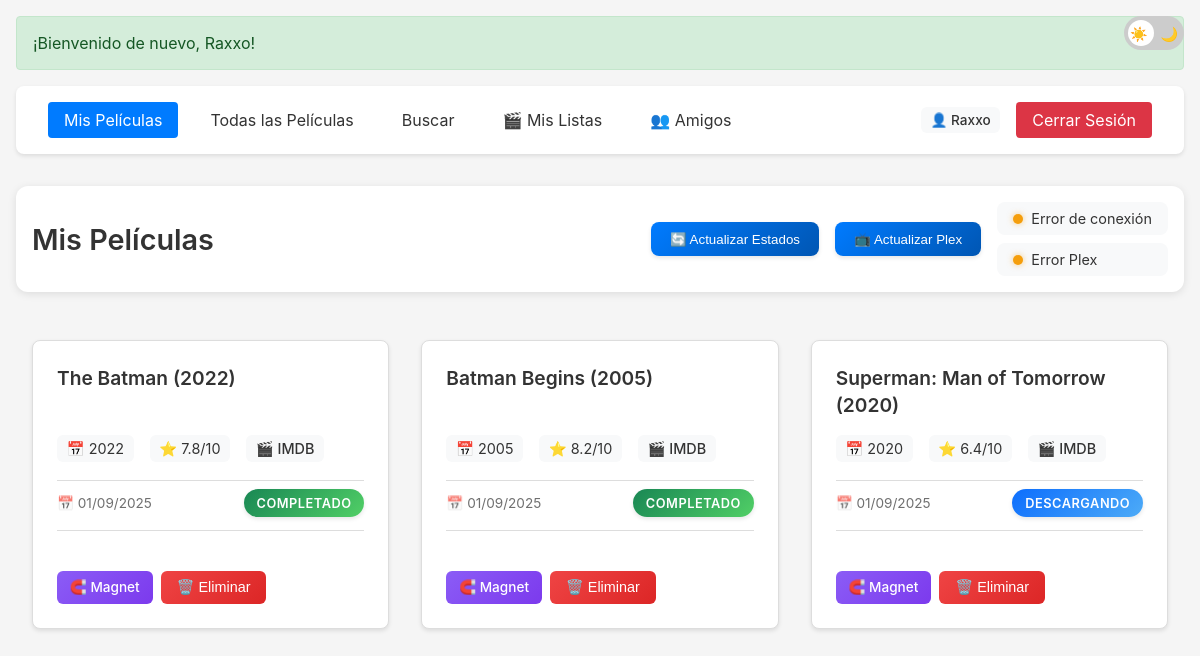
Page / (signed in) on the earlier database version.
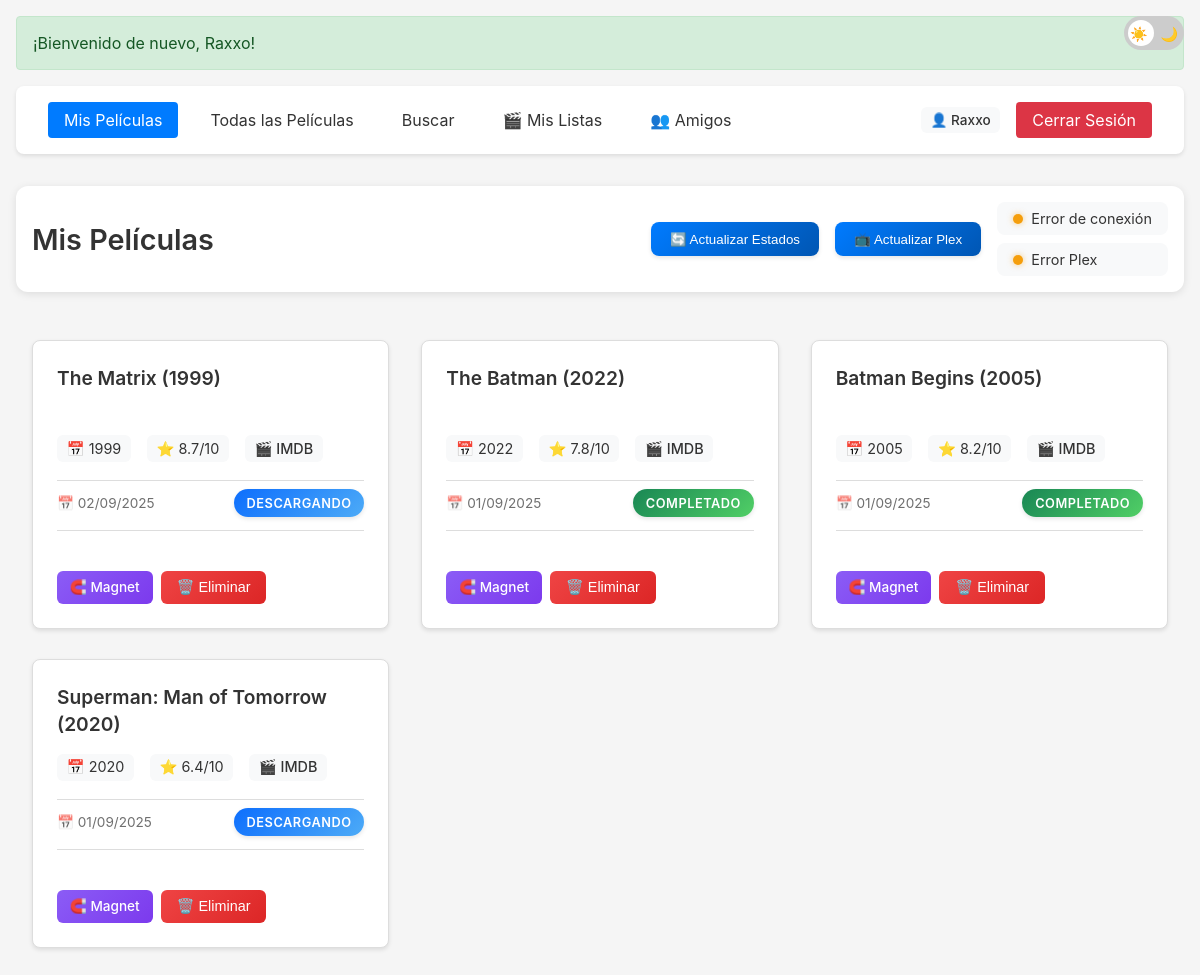
Same page on the later database version.
### models/user_model.py (models this page shows)
        class Download(db.Model):
            __tablename__ = 'download'
            id = db.Column(db.Integer, primary_key=True)
            movie_id = db.Column(db.String(120), nullable=False)
            movie_title = db.Column(db.String(200), nullable=False)
            year = db.Column(db.String(4))
            rating = db.Column(db.String(10))
            magnet = db.Column(db.Text, nullable=False)
            imdb_code = db.Column(db.String(20))
            download_date = db.Column(db.DateTime, default=datetime.utcnow)
            status = db.Column(db.String(20), default='pendiente')
            user_id = db.Column(db.Integer, db.ForeignKey('user.id'), nullable=False)

### app.py (the view)
@app.route('/')
@login_required
def index():
    if not session.get('welcomed'):
        flash(f'¡Bienvenido de nuevo, {current_user.username}!', 'success')
        session['welcomed'] = True
    user_downloads = Download.query.filter_by(user_id=current_user.id).order_by(Download.download_date.desc()).all()
    return render_template('index.html', movies=user_downloads, is_all_movies=False)

### app.py (called while the page is built)
@login_manager.user_loader
def load_user(user_id):
    return UserModel.query.get(int(user_id))

### templates/index.html (shortened to what this page needs)
{% extends "base.html" %}
{% block content %}
<div class="page-header">
    <h1 class="page-title">Mis Películas</h1>
    <div class="page-actions">
        <button id="checkStatusBtn" class="status-btn">
            🔄 Actualizar Estados
        </button>
        <button id="refreshPlexBtn" class="status-btn plex-btn">
            📺 Actualizar Plex
        </button>
        <div class="status-indicators">
            <span id="transmissionStatus" class="transmission-status">
                <span class="status-indicator" id="statusIndicator"></span>
                <span id="statusText">Verificando conexión...</span>
            </span>
            <span id="plexStatus" class="transmission-status">
                <span class="status-indicator" id="plexIndicator"></span>
                <span id="plexText">Verificando Plex...</span>
            </span>
        </div>
    </div>
</div>
<div class="movies-grid">
    {% for movie in movies %}
    <div class="movie-card">
        <div class="movie-info">
            <h3 class="movie-title">{{ movie.movie_title }}</h3>
            <div class="movie-details">
                {% if movie.year %}
                <span>📅 {{ movie.year }}</span>
                {% endif %}
                {% if movie.rating %}
                <span>⭐ {{ movie.rating }}/10</span>
                {% endif %}
                {% if movie.imdb_code %}
                <a href="https://www.imdb.com/title/{{ movie.imdb_code }}" target="_blank" class="imdb-link">
                    🎬 IMDB
                </a>
                {% endif %}
            </div>
            <div class="movie-meta">
                <span class="date-info">📅 {{ movie.download_date.strftime('%d/%m/%Y') }}</span>
                <span class="status-badge {{ movie.status }}">{{ movie.status }}</span>
            </div>
            <div class="movie-actions">
                <div class="movie-links">
                    <a href="{{ movie.magnet }}" class="link-btn magnet-btn" title="Magnet Link">
                        🧲 Magnet
                    </a>
                    <button class="action-btn delete-btn" onclick="deleteMovie({{ movie.id }})">
                        🗑️ Eliminar
                    </button>
                </div>
            </div>
        </div>
    </div>
    {% else %}
    <div class="empty-state">
        <p class="no-results">No hay películas en tu lista</p>
        <a href="/search" class="empty-action-btn">🔍 Buscar Películas</a>
    </div>
    {% endfor %}
</div>
{% endblock %}

### templates/base.html (shortened to what this page needs)
<!DOCTYPE html>
<html>
<head>
    <link rel="stylesheet" href="{{ url_for('static', filename='css/style.css') }}">
    <link rel="stylesheet" href="{{ url_for('static', filename='css/main.css') }}">
    <link rel="stylesheet" href="{{ url_for('static', filename='css/search.css') }}">
</head>
<body>
    <div class="theme-switch-wrapper">
        <label class="theme-switch" for="checkbox">
            <div class="slider round">
                <span class="slider-icon sun">☀️</span>
                <span class="slider-icon moon">🌙</span>
            </div>
        </label>
    </div>
    <div class="container">
        {% with messages = get_flashed_messages(with_categories=true) %}
            {% if messages %}
                {% for category, message in messages %}
                    <div class="flash-message {{ category }}">{{ message }}</div>
                {% endfor %}
            {% endif %}
        {% endwith %}
        <nav class="navbar">
            <div class="nav-left">
                <a href="/" class="nav-link {% if request.endpoint == 'index' %}active{% endif %}">Mis Películas</a>
                <a href="/all" class="nav-link {% if request.endpoint == 'all_movies' %}active{% endif %}">Todas las Películas</a>
                <a href="/search" class="nav-link {% if request.endpoint == 'search' %}active{% endif %}">Buscar</a>
                {% if current_user.is_authenticated %}
                <a href="/listas" class="nav-link {% if request.endpoint == 'movie_lists' or request.endpoint == 'view_movie_list' or request.endpoint == 'new_movie_list' %}active{% endif %}">🎬 Mis Listas</a>
                <a href="/amigos" class="nav-link {% if request.endpoint == 'friends' or request.endpoint == 'friend_downloads' or request.endpoint == 'friend_lists' %}active{% endif %}">👥 Amigos</a>
                {% endif %}
            </div>
            <div class="nav-right">
                {% if current_user.is_authenticated %}
                    <span class="user-info">👤 {{ current_user.username }}</span>
                    <a href="{{ url_for('logout') }}" class="nav-link logout-btn">Cerrar Sesión</a>
                {% else %}
                    <a href="{{ url_for('login') }}" class="nav-link">Iniciar Sesión</a>
                    <a href="{{ url_for('register') }}" class="nav-link">Registrarse</a>
                {% endif %}
            </div>
        </nav>
        {% block content %}{% endblock %}
    </div>
</body>
</html>

Differences in the rows shown:
added Download: movie_title "The Matrix (1999)", year "1999", rating "8.7", download_date "02/09/2025", status "DESCARGANDO"
